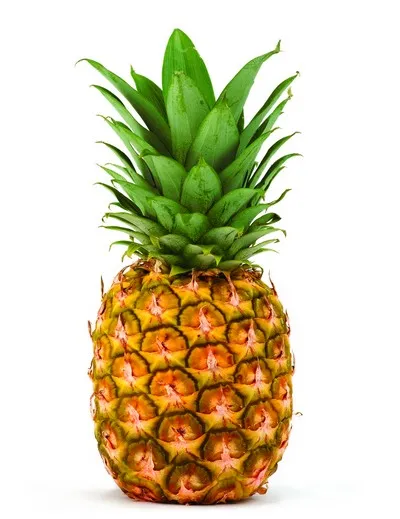
#> input picture 파인애플.webp, 400 x 519 px; its folder holds only this picture in this run
$ python -i image_search.py   (imports and definitions only)
#> lines starting #> are read from the running program, lines starting #| are printed output that depends on the picture; after the words box and inside, x2 and y2 are one past the last pixel; in counts of white or black regions, pixels touching at a corner belong together
# -*- coding: utf-8 -*-
"""저작권 안전한 스톡 이미지 검색·다운로드 (생성 아님).

지시 '[이미지: 설명]'의 설명을 질의로 스톡 서비스에서 검색해 1장 내려받는다.
우선순위: Unsplash → Pexels(키 있을 때) → Openverse(키 불필요·CC 상업적 사용 가능).
Openverse 덕분에 키가 없어도 실제 이미지가 들어간다. 모두 실패하면 None → 플레이스홀더.

주의: 검색어(예: 'AI 음성인식')만 외부로 나가며, 기밀 문서 내용은 전송하지 않는다.

환경변수(선택): UNSPLASH_ACCESS_KEY  또는  PEXELS_API_KEY (있으면 화질↑·한도↑)
"""
import os
import re
import hashlib

from src.common import paths

CACHE = os.path.join(paths.CACHE_DIR, "stock")


# [12 lines left out: function _download, not called in this run]


_QCACHE = {}


# [70 lines left out: functions _english_query, _search_urls, _search_url, not called in this run]


def _busyness(path: str):
    """배경용 적합도: 낮을수록 차분하다.

    글자·UI 스크린샷처럼 잔 디테일이 많은 사진을 배경에 깔면 그 위 카드 글자가 안 읽힌다.
    엣지 밀도(잔 디테일)와 밝기 분산을 섞어 점수를 낸다. 계산 불가면 None.
    """
#> called with path = '../../../파인애플.webp'
    try:
        import cv2
        import numpy as np
        from PIL import Image
        im = Image.open(path).convert("RGB")
#> im is the input picture: PIL image 400x519 RGB; mean R, G, B 213.6, 205.9, 174.4
        im.thumbnail((480, 480))
#> im: PIL image 370x480 RGB
        g = cv2.cvtColor(np.array(im), cv2.COLOR_RGB2GRAY)
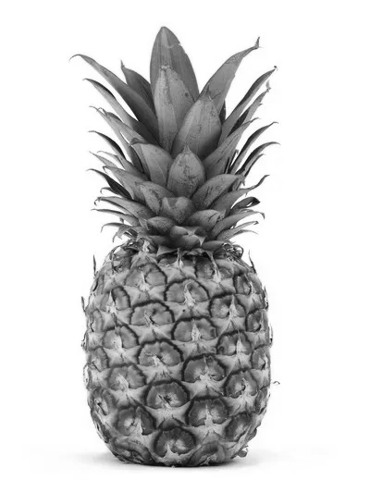
#> g: shape (480, 370); min 4, max 255, mean 204.6
        edges = cv2.Canny(g, 80, 160)
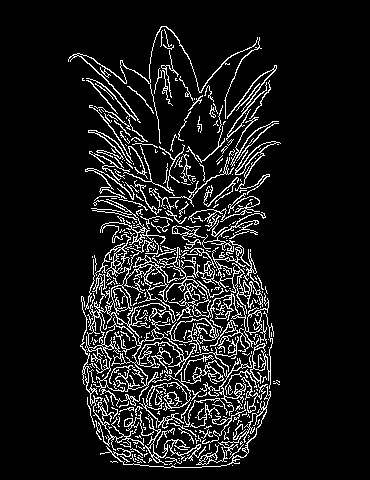
#> edges: shape (480, 370); 10.1% white in thin lines or dots, all inside (x1, y1, x2, y2) = (68, 26, 281, 468)
        edge_density = float(np.count_nonzero(edges)) / max(g.size, 1)
#> edge_density = 0.101
        contrast = float(np.std(g)) / 128.0
#> contrast = 0.559
        return edge_density * 3.0 + contrast * 0.5
    except Exception:
        return None


# 배경으로 깔 이미지에 덧붙이는 힌트. 인물·UI 스크린샷 대신 차분한 질감이 잡히게 한다.
_BG_HINT = "abstract soft blurred texture background"


# [32 lines left out: function fetch_image, not called in this run]


def available():
    # Openverse 폴백이 있어 키 없어도 검색 가능
    return True


# [6 lines left out: function source_label, not called in this run]

>>> result = _busyness('../../../파인애플.webp')
#> result = 0.582
